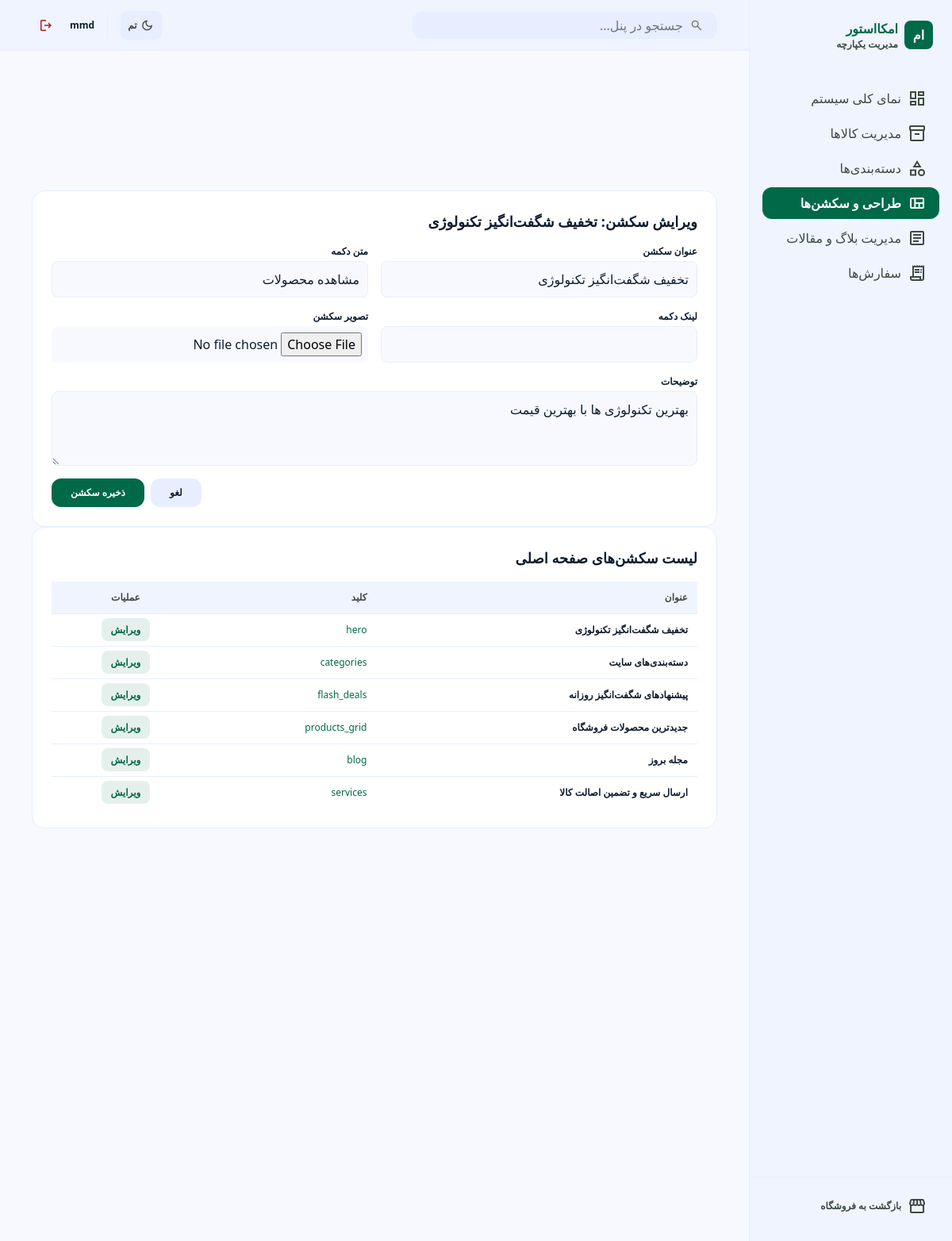
The app's page /dashboard/?edit_section=1 (signed in) with its own data.
### accounts/models.py (models this page shows, shortened)
class User(AbstractUser):
    ROLE_CHOICES = (
        ('customer', 'مشتری'),
        ('admin', 'مدیر'),
    )
    phone_number = models.CharField(max_length=11, unique=True, verbose_name="شماره تلفن")
    role = models.CharField(max_length=10, choices=ROLE_CHOICES, default='customer', verbose_name="نقش کاربر")
    objects = CustomUserManager()

### dashboard/models.py (models this page shows, shortened)
class HomeSection(models.Model):
    KEY_CHOICES = (
        ('hero', 'بنر اصلی (هیرو)'),
        ('categories', 'سکشن دسته‌بندی‌ها'),
        ('flash_deals', 'پیشنهادهای شگفت‌انگیز'),
        ('services', 'سکشن خدمات و ارسال'),
        ('products_grid', 'جدیدترین محصولات'),
        ('blog', 'مجله و دانستنی‌ها'),
    )
    key = models.CharField(max_length=50, unique=True, choices=KEY_CHOICES, verbose_name="کلید سکشن")
    title = models.CharField(max_length=255, verbose_name="عنوان سکشن")
    subtitle = models.TextField(blank=True, null=True, verbose_name="توضیحات / زیرعنوان")
    image = models.ImageField(upload_to='sections/', blank=True, null=True, verbose_name="تصویر سکشن")
    button_text = models.CharField(max_length=100, blank=True, null=True, verbose_name="متن دکمه")
    button_link = models.CharField(max_length=255, blank=True, null=True, verbose_name="لینک دکمه")
    timer_hours = models.IntegerField(default=7, verbose_name="ساعت تایمر")
    timer_minutes = models.IntegerField(default=38, verbose_name="دقیقه تایمر")
    timer_seconds = models.IntegerField(default=42, verbose_name="ثانیه تایمر")

### dashboard/views.py (the view, shortened to what this page needs)
# urls.py: path('', views.dashboard_home, name='dashboard_home'),
@user_passes_test(is_admin)
def dashboard_home(request):
    ensure_sections()
    products = Product.objects.all().order_by('-created_at')
    categories = Category.objects.all().order_by('-id')
    sections = HomeSection.objects.all()
    blog_posts = BlogPost.objects.select_related('category', 'author').order_by('-created_at')
    blog_categories = BlogCategory.objects.all()
    edit_product = None
    edit_category = None
    edit_section = None
    edit_post = None
    if request.GET.get('edit_product'):
        edit_product = get_object_or_404(Product, pk=request.GET.get('edit_product'))
        product_form = ProductForm(instance=edit_product)
    else:
        product_form = ProductForm()
    if request.GET.get('edit_category'):
        edit_category = get_object_or_404(Category, pk=request.GET.get('edit_category'))
        category_form = CategoryForm(instance=edit_category)
    else:
        category_form = CategoryForm()
    if request.GET.get('edit_section'):
        edit_section = get_object_or_404(HomeSection, pk=request.GET.get('edit_section'))
    if request.GET.get('edit_post'):
        edit_post = get_object_or_404(BlogPost, pk=request.GET.get('edit_post'))
        blog_form = BlogPostForm(instance=edit_post)
    else:
        blog_form = BlogPostForm()
    blog_category_form = BlogCategoryForm()
    context = {
        'products': products,
        'categories': categories,
        'sections': sections,
        'blog_posts': blog_posts,
        'blog_categories': blog_categories,
        'product_form': product_form,
        'category_form': category_form,
        'blog_form': blog_form,
        'blog_category_form': blog_category_form,
        'edit_product': edit_product,
        'edit_category': edit_category,
        'edit_section': edit_section,
        'edit_post': edit_post,
    }
    return render(request, 'dashboard/index.html', context)

### dashboard/forms.py
class CategoryForm(forms.ModelForm):
    class Meta:
        model = Category
        fields = ['name', 'parent', 'image']
        widgets = {
            'name': forms.TextInput(attrs={'class': 'w-full bg-surface p-2.5 rounded-lg border border-surface-container-high'}),
            'parent': forms.Select(attrs={'class': 'w-full bg-surface p-2.5 rounded-lg border border-surface-container-high'}),
            'image': forms.FileInput(attrs={'class': 'w-full bg-surface p-2.5 rounded-lg'}),
        }

### dashboard/models.py (called while the page is built)
    def __str__(self):
        return self.name

### dashboard/views.py (called while the page is built)
def is_admin(user):
    return user.is_authenticated and user.is_staff

def ensure_sections():
    defaults = [
        {'key': 'hero', 'title': 'تخفیف شگفت‌انگیز تکنولوژی', 'subtitle': 'بهترین تکنولوژی‌ها با بهترین قیمت',
         'button_text': 'مشاهده محصولات', 'button_link': '#'},
        {'key': 'categories', 'title': 'دسته‌بندی‌های سایت'},
        {'key': 'flash_deals', 'title': 'پیشنهادهای شگفت‌انگیز روزانه'},
        {'key': 'services', 'title': 'ارسال سریع و تضمین اصالت کالا'},
        {'key': 'products_grid', 'title': 'جدیدترین محصولات فروشگاه'},
        {'key': 'blog', 'title': 'مجله و دانستنی‌ها'},
    ]
    for d in defaults:
        HomeSection.objects.get_or_create(key=d['key'], defaults=d)

### templates/dashboard/index.html (shortened to what this page needs)
{% extends 'base.html' %}
{% load static jalali_tags %}
{% block content %}
<aside class="fixed right-0 top-0 h-full w-64 bg-surface-container-low z-50 flex flex-col pt-space-lg pb-space-lg shadow-xs border-l border-surface-container overflow-y-auto">
    <div class="px-space-lg mb-space-xl flex items-center gap-space-sm">
        <div class="w-9 h-9 rounded-lg bg-primary flex items-center justify-center text-on-primary font-bold text-base shadow-xs">ام</div>
        <div class="flex flex-col">
            <span class="text-primary font-black text-base">امکااستور</span>
            <span class="text-xs text-on-surface-variant font-bold">مدیریت یکپارچه</span>
        </div>
    </div>
    <nav class="flex-1 px-space-md flex flex-col gap-space-xs font-body-md text-body-md cursor-pointer">
        <a onclick="switchTab('overview', this)" class="tab-btn flex items-center px-space-md py-space-sm transition-colors bg-primary text-on-primary font-bold rounded-xl shadow-xs" data-target="overview">
            <span class="material-symbols-outlined ml-space-sm">dashboard</span>نمای کلی سیستم
        </a>
        <a onclick="switchTab('products', this)" class="tab-btn flex items-center px-space-md py-space-sm rounded-xl text-on-surface-variant hover:bg-surface-container-high hover:text-on-surface transition-colors" data-target="products">
            <span class="material-symbols-outlined ml-space-sm">inventory_2</span>مدیریت کالاها
        </a>
        <a onclick="switchTab('categories', this)" class="tab-btn flex items-center px-space-md py-space-sm rounded-xl text-on-surface-variant hover:bg-surface-container-high hover:text-on-surface transition-colors" data-target="categories">
            <span class="material-symbols-outlined ml-space-sm">category</span>دسته‌بندی‌ها
        </a>
        <a onclick="switchTab('sections', this)" class="tab-btn flex items-center px-space-md py-space-sm rounded-xl text-on-surface-variant hover:bg-surface-container-high hover:text-on-surface transition-colors" data-target="sections">
            <span class="material-symbols-outlined ml-space-sm">view_quilt</span>طراحی و سکشن‌ها
        </a>
        <a onclick="switchTab('blog', this)" class="tab-btn flex items-center px-space-md py-space-sm rounded-xl text-on-surface-variant hover:bg-surface-container-high hover:text-on-surface transition-colors" data-target="blog">
            <span class="material-symbols-outlined ml-space-sm">article</span>مدیریت بلاگ و مقالات
        </a>
        <a onclick="switchTab('orders', this)" class="tab-btn flex items-center px-space-md py-space-sm rounded-xl text-on-surface-variant hover:bg-surface-container-high hover:text-on-surface transition-colors" data-target="orders">
            <span class="material-symbols-outlined ml-space-sm">receipt_long</span>سفارش‌ها
        </a>
    </nav>
    <div class="px-space-md pt-space-md border-t border-surface-container">
        <a class="flex items-center px-space-md py-space-sm rounded-xl text-on-surface-variant hover:bg-surface-container-high hover:text-on-surface transition-colors font-bold text-xs" href="{% url 'home' %}">
            <span class="material-symbols-outlined ml-space-sm">storefront</span>بازگشت به فروشگاه
        </a>
    </div>
</aside>
<div class="pr-64 min-h-screen">
    <header class="dashboard-header fixed top-0 right-64 left-0 h-16 bg-surface-container-low backdrop-blur-xl shadow-xs z-40 flex items-center justify-between px-space-xl border-b border-surface-container" style="display: flex !important;">
        <div class="flex items-center gap-space-sm w-96 bg-surface-container rounded-xl px-space-md py-space-xs border border-surface-container">
            <span class="material-symbols-outlined text-outline text-[18px]">search</span>
            <input class="bg-transparent border-none outline-none font-body-sm text-body-sm text-on-surface placeholder:text-outline w-full" placeholder="جستجو در پنل..." type="text"/>
        </div>
        <div class="flex items-center gap-space-md">
            <button id="dashboard-theme-toggle" class="p-2 text-on-surface-variant hover:text-primary transition-colors rounded-lg flex items-center gap-1 text-xs font-bold bg-surface-container border border-surface-container cursor-pointer" type="button">
                <span class="material-symbols-outlined text-[18px]">dark_mode</span>
                <span>تم</span>
            </button>
            <div class="flex items-center gap-3 border-r border-surface-container pr-4">
                <span class="font-bold text-xs text-on-surface">{{ request.user.username|default:"مدیر سیستم" }}</span>
                <form action="{% url 'logout' %}" method="post" class="inline">
                    <button type="submit" class="p-2 text-error hover:bg-error-container rounded-lg flex items-center justify-center transition-colors" title="خروج">
                        <span class="material-symbols-outlined text-[20px]">logout</span>
                    </button>
                </form>
            </div>
        </div>
    </header>
    <main class="relative pt-20 w-full p-space-xl min-h-screen">
        <div id="sections" class="tab-content flex flex-col gap-space-lg">
            {% if edit_section %}
            <div class="bg-surface-container-lowest p-space-lg rounded-2xl border border-surface-container shadow-xs">
                <h2 class="text-lg font-black text-on-surface mb-4">ویرایش سکشن: {{ edit_section.title }}</h2>
                <form method="post" enctype="multipart/form-data" class="grid grid-cols-1 md:grid-cols-2 gap-4">
                    <div class="flex flex-col gap-1"><label class="text-xs font-bold">عنوان سکشن</label><input type="text" name="title" value="{{ edit_section.title }}" class="w-full bg-surface p-2.5 rounded-lg border border-surface-container"></div>
                    <div class="flex flex-col gap-1"><label class="text-xs font-bold">متن دکمه</label><input type="text" name="button_text" value="{{ edit_section.button_text|default:'' }}" class="w-full bg-surface p-2.5 rounded-lg border border-surface-container"></div>
                    <div class="flex flex-col gap-1"><label class="text-xs font-bold">لینک دکمه</label><input type="text" name="button_link" value="{{ edit_section.button_link|default:'' }}" class="w-full bg-surface p-2.5 rounded-lg border border-surface-container"></div>
                    <div class="flex flex-col gap-1"><label class="text-xs font-bold">تصویر سکشن</label><input type="file" name="image" class="w-full bg-surface p-2 rounded-lg"></div>
                    <div class="flex flex-col gap-1 md:col-span-2"><label class="text-xs font-bold">توضیحات</label><textarea name="subtitle" rows="3" class="w-full bg-surface p-2.5 rounded-lg border border-surface-container">{{ edit_section.subtitle|default:'' }}</textarea></div>
                    <div class="md:col-span-2 flex justify-end gap-2">
                        <a href="{% url 'dashboard_home' %}" class="bg-surface-container text-on-surface px-6 py-2.5 rounded-xl font-bold text-xs">لغو</a>
                        <button type="submit" class="bg-primary text-on-primary px-6 py-2.5 rounded-xl font-bold text-xs cursor-pointer">ذخیره سکشن</button>
                    </div>
                </form>
            </div>
            {% endif %}
            <div class="bg-surface-container-lowest p-space-lg rounded-2xl border border-surface-container shadow-xs">
                <h3 class="text-lg font-black text-on-surface mb-4">لیست سکشن‌های صفحه اصلی</h3>
                <table class="w-full text-right border-collapse text-xs">
                    <thead>
                        <tr class="bg-surface-container-low text-on-surface-variant font-bold border-b border-surface-container">
                            <th class="p-3">عنوان</th>
                            <th class="p-3">کلید</th>
                            <th class="p-3 text-center">عملیات</th>
                        </tr>
                    </thead>
                    <tbody class="divide-y divide-surface-container">
                        {% for sec in sections %}
                        <tr>
                            <td class="p-3 font-bold">{{ sec.title }}</td>
                            <td class="p-3 text-primary">{{ sec.key }}</td>
                            <td class="p-3 text-center"><a href="?edit_section={{ sec.id }}" class="bg-primary/10 text-primary px-3 py-1.5 rounded-lg font-bold">ویرایش</a></td>
                        </tr>
                        {% endfor %}
                    </tbody>
                </table>
            </div>
        </div>
    </main>
</div>
{% endblock %}

### templates/dashboard/index.html (style rules this page uses)
.tab-content { display: none; }
.tab-content.active { display: block; }

### records on screen
User: user.username "mmd"
HomeSection: title "تخفیف شگفت‌انگیز تکنولوژی", button_text "مشاهده محصولات", subtitle "بهترین تکنولوژی ها با بهترین قیمت", key "hero"
HomeSection: title "دسته‌بندی‌های سایت", key "categories"
HomeSection: title "پیشنهادهای شگفت‌انگیز روزانه", key "flash_deals"
HomeSection: title "جدیدترین محصولات فروشگاه", key "products_grid"
HomeSection: title "مجله بروز", key "blog"
HomeSection: title "ارسال سریع و تضمین اصالت کالا", key "services"
